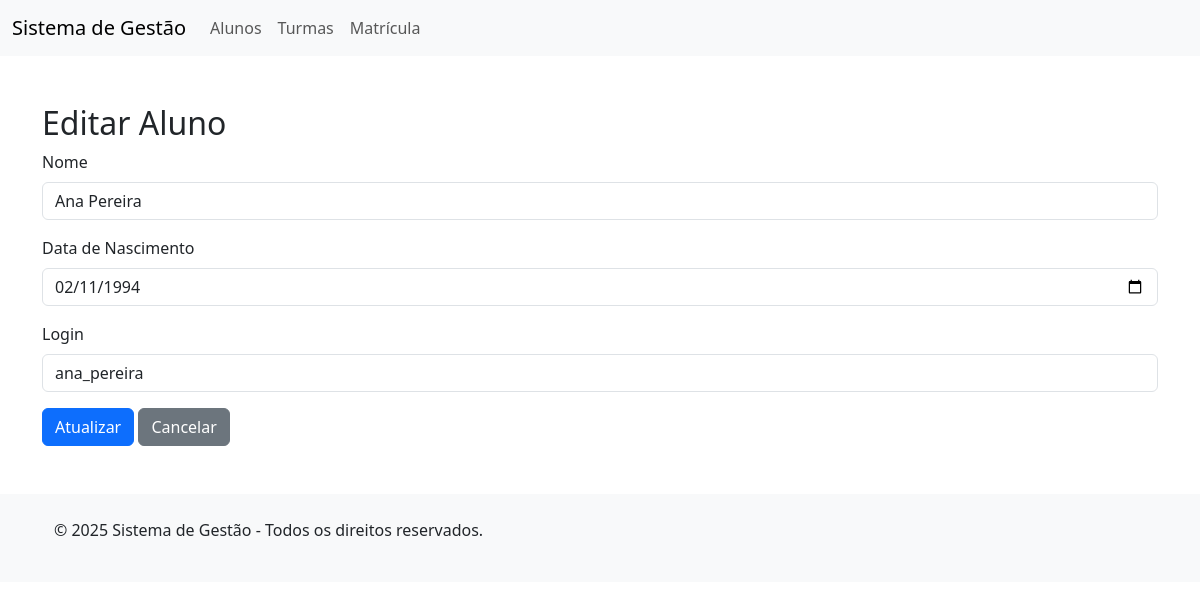
Screenshot of /students/edit?id=4 with the database file from the repository.
### tables this page shows
CREATE TABLE students (
    id INT PRIMARY KEY AUTO_INCREMENT,
    name VARCHAR(100) NOT NULL,
    birth_date DATE NOT NULL,
    user_login VARCHAR(30) NOT NULL,
    created_at TIMESTAMP DEFAULT CURRENT_TIMESTAMP,
    updated_at TIMESTAMP DEFAULT CURRENT_TIMESTAMP ON UPDATE CURRENT_TIMESTAMP
);

### index.php (called while the page is built, shortened)
<?php
$url = isset($_GET['url']) ? $_GET['url'] : '';
$url = trim($url, '/');
handleRoute($url);

### app/config/Database.php (called while the page is built, shortened)
<?php
class Database
{
    private $connection;
    private function connect()
    {
        $host = 'localhost';
        $dbname = 'alura_fiap';
        $user = 'root';
        $password = '';
        try {
            $dsn = "mysql:host=$host;dbname=$dbname;charset=utf8mb4";
            $options = [
                PDO::ATTR_ERRMODE => PDO::ERRMODE_EXCEPTION,
                PDO::ATTR_DEFAULT_FETCH_MODE => PDO::FETCH_ASSOC,
                PDO::ATTR_EMULATE_PREPARES => false,
            ];
            $this->connection = new PDO($dsn, $user, $password, $options);
        } catch (PDOException $e) {
            error_log("Database connection error: " . $e->getMessage());
            throw new Exception("Database connection failed.");
        }
    }
    public function getConnection()
    {
        return $this->connection;
    }
}
?>

### app/models/Student.php (called while the page is built, shortened)
<?php
require_once(__DIR__ . '/../config/Database.php');
class Student
{
    private $db;
    public function __construct()
    {
        $conn = new Database();
        $this->db = $conn->getConnection();
    }
    public function getById($id)
    {
        try {
            $sql = "SELECT id, name, birth_date, user_login FROM students WHERE id = :id";
            $stmt = $this->db->prepare($sql);
            $stmt->bindValue(':id', $id, PDO::PARAM_INT);
            $stmt->execute();
            return $stmt->fetch(PDO::FETCH_ASSOC);
        } catch (Exception $e) {
            error_log("Erro ao buscar aluno por ID: " . $e->getMessage());
            return null;
        }
    }
}

### app/views/students/create_edit.php (the view, shortened to what this page needs)
<?php
include_once('./app/views/includes/header.php');
$isEditing = isset($student);
?>
<div class="container mt-5">
    <h2><?= $isEditing ? "Editar Aluno" : "Cadastrar Aluno"; ?></h2>
    <form method="POST" action="<?= isset($student) ? "update" : "store"; ?>">
        <div class="mb-3">
            <label for="name" class="form-label">Nome</label>
            <input type="text" class="form-control" id="name" name="name"
                value="<?= $isEditing ? htmlspecialchars($student['name']) : ''; ?>"
                minlength="3" required>
        </div>
        <div class="mb-3">
            <label for="birth_date" class="form-label">Data de Nascimento</label>
            <input type="date" class="form-control" id="birth_date" name="birth_date"
                value="<?= $isEditing ? $student['birth_date'] : ''; ?>" required>
        </div>
        <div class="mb-3">
            <label for="user_login" class="form-label">Login</label>
            <input type="text" class="form-control" id="user_login" name="user_login"
                value="<?= $isEditing ? htmlspecialchars($student['user_login']) : ''; ?>" required>
        </div>
        <button type="submit" class="btn btn-primary"><?= $isEditing ? "Atualizar" : "Cadastrar"; ?></button>
        <a href="/gestao_cursos_alunos/students" class="btn btn-secondary">Cancelar</a>
    </form>
</div>
<?php
include('./app/views/includes/footer.php');
?>

### rows the page displays
students: name "Ana Pereira", birth_date "02/11/1994", user_login "ana_pereira"
